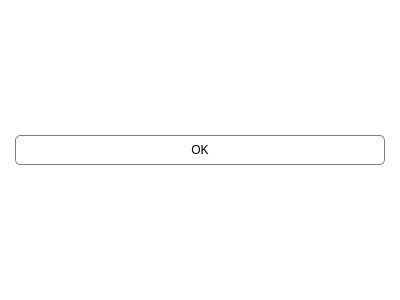
<?xml version="1.0" encoding="UTF-8"?>
<ui version="4.0">
 <class>dialogueWindow</class>
 <widget class="QDialog" name="dialogueWindow">
  <property name="geometry">
   <rect>
    <x>0</x>
    <y>0</y>
    <width>400</width>
    <height>300</height>
   </rect>
  </property>
  <property name="contextMenuPolicy">
   <enum>Qt::DefaultContextMenu</enum>
  </property>
  <property name="windowTitle">
   <string>Dialog</string>
  </property>
  <property name="styleSheet">
   <string notr="true">background: rgba(255, 255, 255, 0.8);</string>
  </property>
  <property name="modal">
   <bool>false</bool>
  </property>
  <layout class="QVBoxLayout" name="verticalLayout_2" stretch="0,1">
   <property name="spacing">
    <number>10</number>
   </property>
   <property name="leftMargin">
    <number>15</number>
   </property>
   <property name="topMargin">
    <number>15</number>
   </property>
   <property name="rightMargin">
    <number>15</number>
   </property>
   <property name="bottomMargin">
    <number>15</number>
   </property>
   <item>
    <layout class="QVBoxLayout" name="layout"/>
   </item>
   <item>
    <widget class="QPushButton" name="okButton">
     <property name="minimumSize">
      <size>
       <width>0</width>
       <height>30</height>
      </size>
     </property>
     <property name="cursor">
      <cursorShape>PointingHandCursor</cursorShape>
     </property>
     <property name="styleSheet">
      <string notr="true">background-color: white;
border-radius: 5px;
border: 1px solid grey;</string>
     </property>
     <property name="text">
      <string>OK</string>
     </property>
    </widget>
   </item>
  </layout>
 </widget>
 <resources/>
 <connections/>
</ui>
